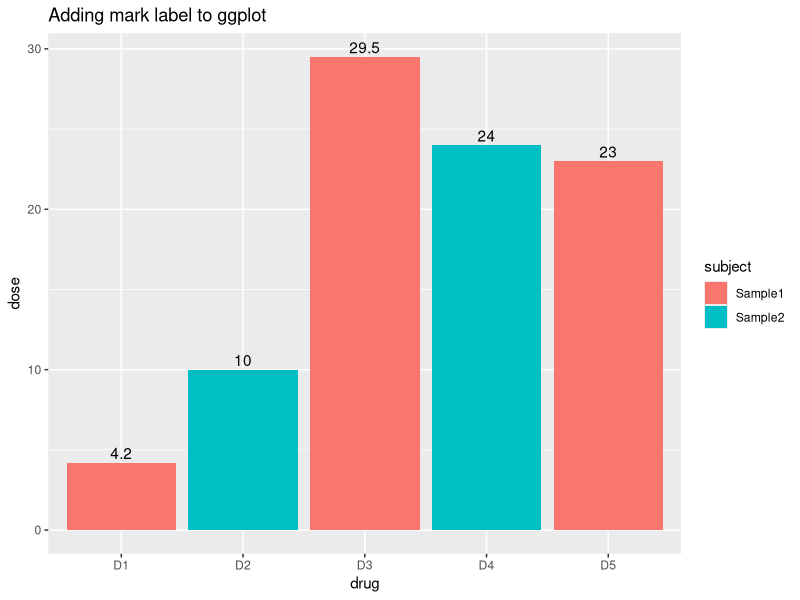
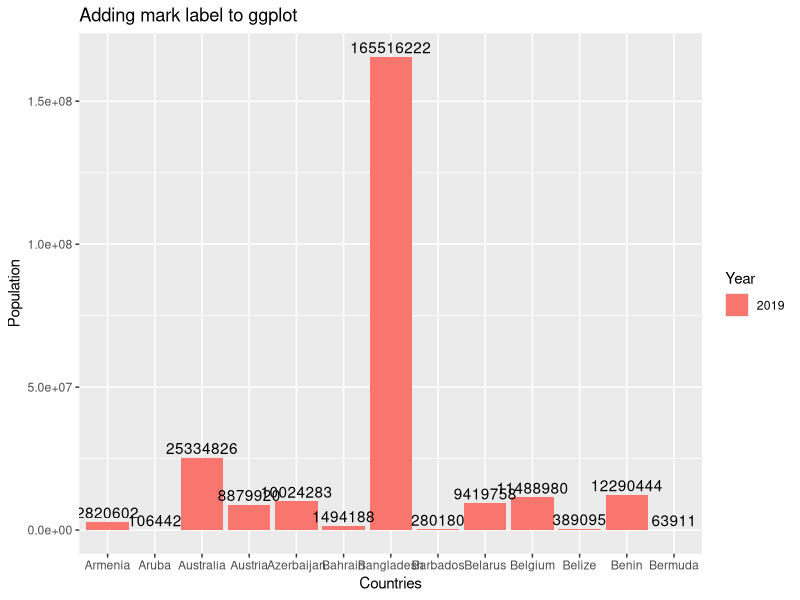
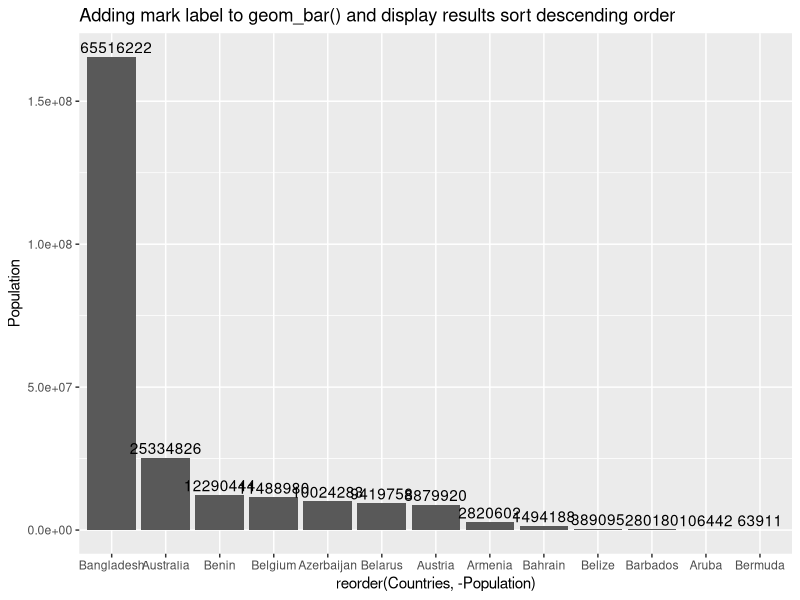
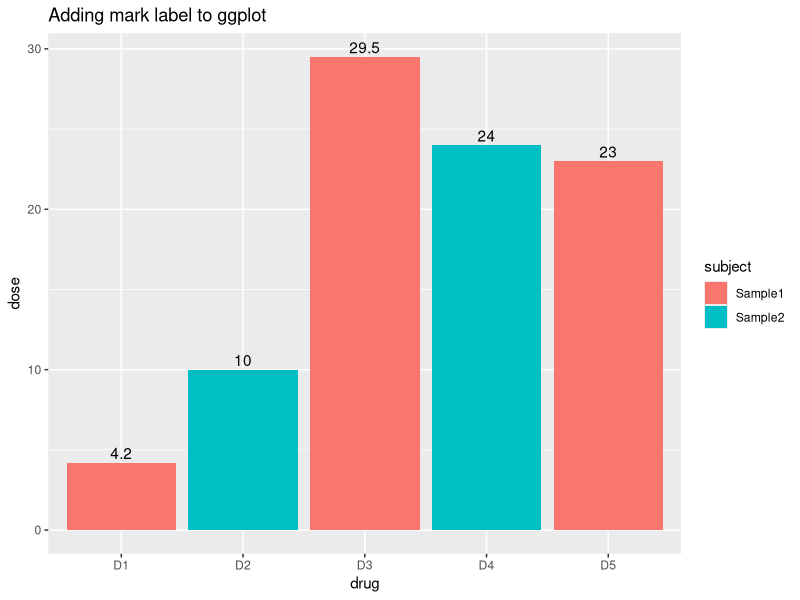
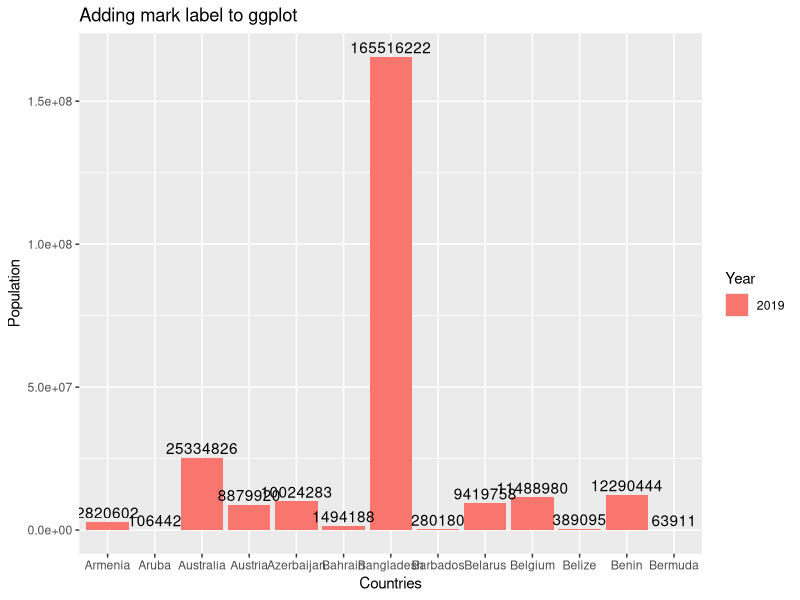
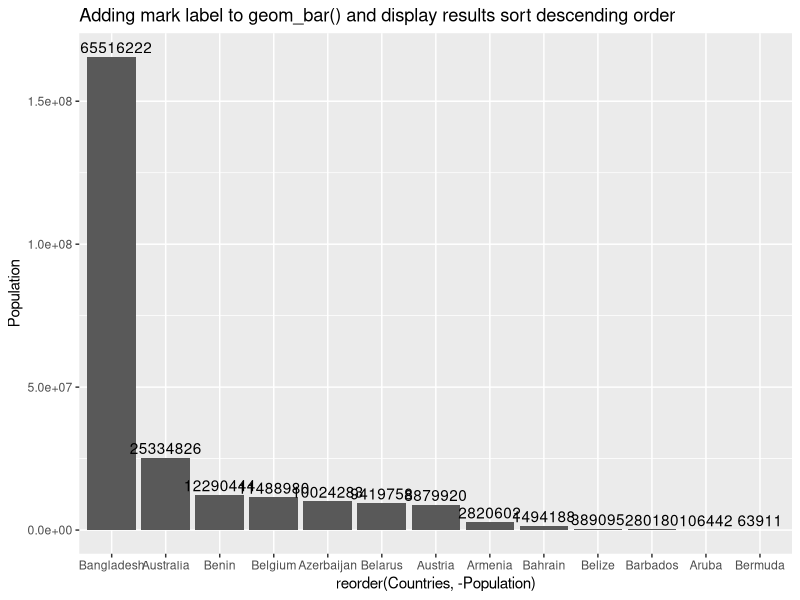

Write R code to recreate these figures, in order.
# 26 Put_labels_over_geom_bar_examples.R

# Include labels over geom bar for each bar in a ggplot2 chart
# Reference
# https://stackoverflow.com/questions/12018499/how-to-put-labels-over-geom-bar-for-each-bar-in-r-with-ggplot2

library(tidyverse)
df <- cbind.data.frame(drug=c("D1","D2", "D3","D4","D5"),
                        dose=c(4.2,10,29.5,24,23),
                 subject = c("Sample1","Sample2","Sample1",
                 "Sample2","Sample1"))
head(df)
str(df)


#   geom_text(stat='count',aes(label = ..count..),vjust=-0.2)
# stats @count' will provide a value on top of each bar
DISP <- ggplot(df,aes(x=drug, y = dose, fill = subject)) +
          geom_bar(position = 'dodge', stat = 'identity') +
          geom_text(aes(label = dose), position = position_dodge(width = 0.9),
                    vjust = -0.30) +  # Set vjust to -0.30 to display just a small gap between chart and figure 
          ggtitle("Adding mark label to ggplot") 
 
DISP    

ggsave("39 Geom_bar_charts_labels_example.png", width = 10, height = 6) 

# This is an example with real data from 2019 population countries from WDI website
# Script to get repeated values: Year <-rep("2019", each=3)

# Getting population figures
## if (!require("WDI")) install.packages("WDI")
# library(WDI)
# WDI_population <- WDI(indicator = c("SP.POP.TOTL"), extra = TRUE)
# WDI_population


Countries <-c("Armenia","Aruba","Australia","Austria","Azerbaijan","Bahrain","Bangladesh",
              "Barbados","Belarus","Belgium","Belize","Benin","Bermuda")
length(Countries)

Year <-rep("2019", each=13)
Population <-c(2820602,106442,25334826,8879920,10024283,1494188,165516222,280180,
               9419758,11488980,389095,12290444,63911
               )
length(Population)

popcountries <- cbind.data.frame(Countries,Year,Population)
popc_sorted <- popcountries %>% 
               arrange(desc(Population))
# Create plot

COUNTRIES_chart <- ggplot(popc_sorted,aes(x=Countries, y = Population, fill = Year)) +
  geom_bar(position = 'dodge', stat = 'identity') +
  geom_text(aes(label = Population), position = position_dodge(width = 0.9),
            vjust = -0.30) +  # Set vjust to -0.30 to display just a small gap between chart and figure 
  ggtitle("Adding mark label to ggplot") 
COUNTRIES_chart  

ggsave("40 Countries_pop_labels_geom_bar.png", width = 10, height = 6) 

# 3. Display previous chart in ascending order
# https://stackoverflow.com/questions/16961921/plot-data-in-descending-order-as-appears-in-data-frame
# using the reorder() function
# We use the reorder function to 

# This is how you use this reorder() function: 
#  aes(x = reorder(Countries, -Population), y = Population)


COUNTRIES_sorted <- ggplot(popc_sorted,
                           aes(x = reorder(Countries, -Population), y = Population), fill = Year) +
  geom_bar(position = 'dodge', stat = 'identity') +
  geom_text(aes(label = Population), position = position_dodge(width = 0.9),
            vjust = -0.30) +  # Set vjust to -0.30 to display just a small gap between chart and figure 
  ggtitle("Adding mark label to geom_bar() and display results sort descending order") 
COUNTRIES_sorted

ggsave("41 Countries_pop_labels_geom_bar_sorted.png", width = 10, height = 6) 

